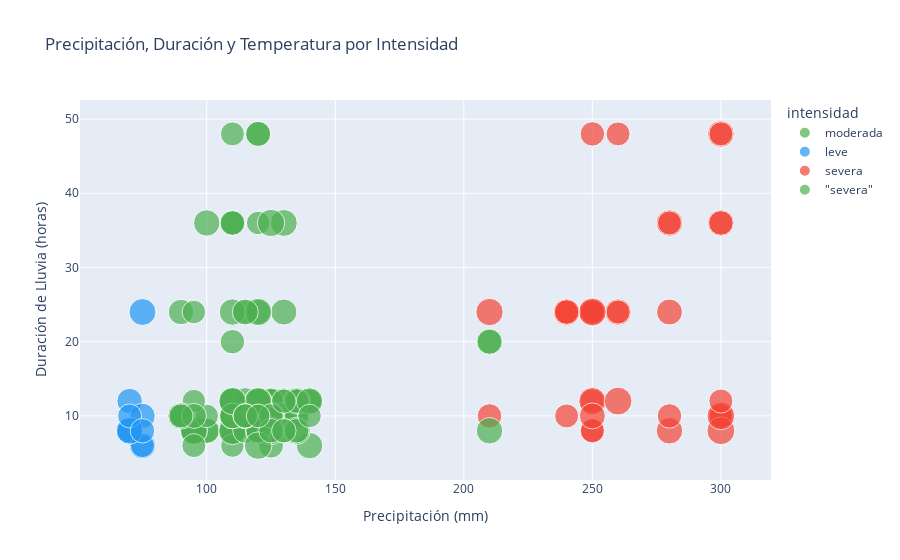

Notebook source saved alongside this figure:
### Code cell
# Gráfico de dispersión: Precipitación, Duración y Temperatura por Intensidad
import pandas as pd
import plotly.express as px

# Cargar datos
bd_inundacion = pd.read_csv("inundaciones lluvias.csv")
bd_inundacion['registro_fecha'] = pd.to_datetime(bd_inundacion['registro_fecha'], format='%d/%m/%Y')
bd_inundacion['duracion_lluvia'] = bd_inundacion['duracion_lluvia'].str.replace('h', '').astype(float)

# Gráfico
fig = px.scatter(bd_inundacion, x='precipitacion_mm', y='duracion_lluvia', size='temperatura_C',
                 color='intensidad', title='Precipitación, Duración y Temperatura por Intensidad',
                 labels={'precipitacion_mm': 'Precipitación (mm)', 'duracion_lluvia': 'Duración de Lluvia (horas)'},
                 color_discrete_sequence=['#4CAF50', '#2196F3', '#F44336'])
fig.update_layout(showlegend=True)
fig.show()

### Figure 1 — Plotly figure (JSON) as saved in the notebook; plotly's stock layout.template omitted (floating-point values rounded to 4 significant figures; data arrays with more than 128 entries replaced by an {"elided": "..."} marker saying what was removed)
{"data": [{"hovertemplate": "intensidad=moderada<br>Precipitación (mm)=%{x}<br>Duración de Lluvia (horas)=%{y}<br>temperatura_C=%{marker.size}<extra></extra>", "legendgroup": "moderada", "marker": {"color": "#4CAF50", "size": {"elided": "144 float values"}, "sizemode": "area", "sizeref": 0.08, "symbol": "circle"}, "mode": "markers", "name": "moderada", "orientation": "v", "showlegend": true, "type": "scatter", "x": {"elided": "144 int values"}, "xaxis": "x", "y": {"elided": "144 float values"}, "yaxis": "y"}, {"hovertemplate": "intensidad=leve<br>Precipitación (mm)=%{x}<br>Duración de Lluvia (horas)=%{y}<br>temperatura_C=%{marker.size}<extra></extra>", "legendgroup": "leve", "marker": {"color": "#2196F3", "size": [28.0, 28.0, 24.0, 23.0, 26.0, 26.0, 29.0, 29.2, 23.0, 24.0], "sizemode": "area", "sizeref": 0.08, "symbol": "circle"}, "mode": "markers", "name": "leve", "orientation": "v", "showlegend": true, "type": "scatter", "x": [70, 75, 70, 75, 70, 75, 70, 75, 70, 75], "xaxis": "x", "y": [8.0, 6.0, 8.0, 6.0, 12.0, 10.0, 8.0, 24.0, 10.0, 8.0], "yaxis": "y"}, {"hovertemplate": "intensidad=severa<br>Precipitación (mm)=%{x}<br>Duración de Lluvia (horas)=%{y}<br>temperatura_C=%{marker.size}<extra></extra>", "legendgroup": "severa", "marker": {"color": "#F44336", "size": [28.1, 28.1, 28.2, 28.3, 28.1, 28.4, 28.1, 24.0, 24.0, 31.0, 23.0, 23.0, 23.0, 28.0, 25.0, 24.0, 24.0, 24.0, 27.0, 23.0, 22.0, 23.0, 29.7, 31.0, 30.0, 24.0, 28.0, 31.0, 30.8, 24.0, 23.0, 23.2, 27.0, 24.0], "sizemode": "area", "sizeref": 0.08, "symbol": "circle"}, "mode": "markers", "name": "severa", "orientation": "v", "showlegend": true, "type": "scatter", "x": [250, 300, 250, 280, 260, 300, 240, 250, 300, 250, 280, 260, 300, 240, 250, 300, 210, 250, 280, 260, 300, 240, 250, 300, 210, 250, 280, 260, 300, 240, 250, 300, 250, 280], "xaxis": "x", "y": [24.0, 36.0, 24.0, 36.0, 24.0, 48.0, 24.0, 24.0, 36.0, 24.0, 36.0, 24.0, 48.0, 24.0, 8.0, 10.0, 10.0, 12.0, 24.0, 48.0, 10.0, 10.0, 12.0, 8.0, 24.0, 48.0, 8.0, 12.0, 10.0, 24.0, 8.0, 12.0, 10.0, 10.0], "yaxis": "y"}, {"hovertemplate": "intensidad=\"severa\"<br>Precipitación (mm)=%{x}<br>Duración de Lluvia (horas)=%{y}<br>temperatura_C=%{marker.size}<extra></extra>", "legendgroup": "\"severa\"", "marker": {"color": "#4CAF50", "size": [28.1, 25.0, 28.0], "sizemode": "area", "sizeref": 0.08, "symbol": "circle"}, "mode": "markers", "name": "\"severa\"", "orientation": "v", "showlegend": true, "type": "scatter", "x": [210, 210, 210], "xaxis": "x", "y": [20.0, 20.0, 8.0], "yaxis": "y"}], "layout": {"legend": {"itemsizing": "constant", "title": {"text": "intensidad"}, "tracegroupgap": 0}, "showlegend": true, "title": {"text": "Precipitación, Duración y Temperatura por Intensidad"}, "xaxis": {"anchor": "y", "domain": [0, 1], "title": {"text": "Precipitación (mm)"}}, "yaxis": {"anchor": "x", "domain": [0, 1], "title": {"text": "Duración de Lluvia (horas)"}}}}
